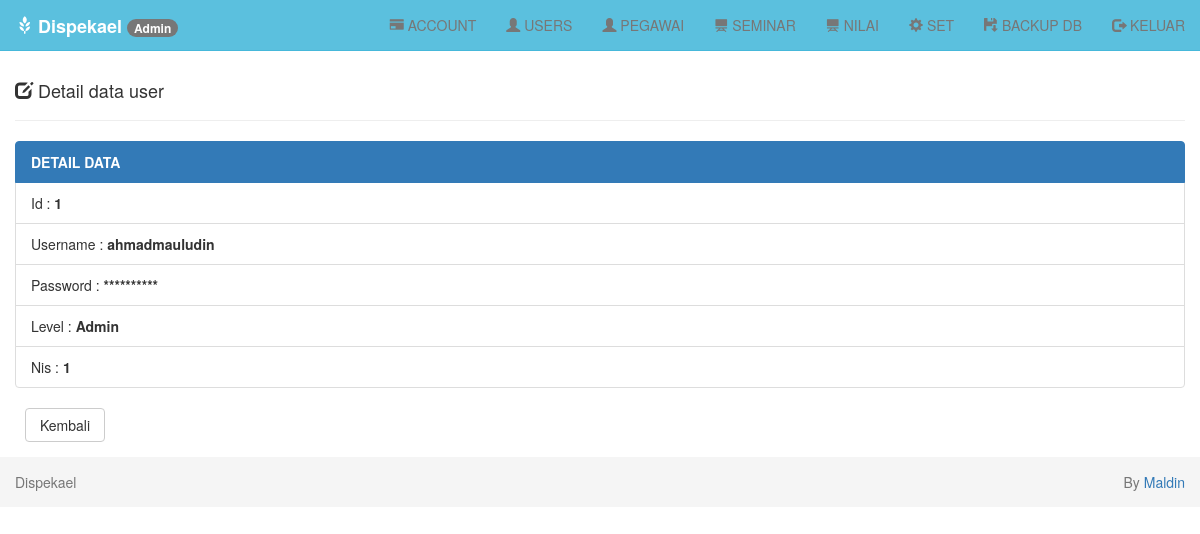
The app's page /index.php?page=detail&id=1 (signed in) with its own data.
### tables this page shows
CREATE TABLE `user` (
  `id` bigint(12) NOT NULL AUTO_INCREMENT,
  `username` varchar(30) NOT NULL,
  `password` varchar(30) NOT NULL,
  `level` varchar(30) NOT NULL,
  `nis` varchar(9) NOT NULL,
  PRIMARY KEY (`id`)
);

### user/detail.php (the view, shortened to what this page needs)
<div class="row">
    <div class="col-md-12">
        <div class="page-header">
            <h4>
                <i class="glyphicon glyphicon-edit"></i>
                Detail data user
            </h4>
        </div>
        <?php
        if (isset($_GET['id'])) {
            $id   = $_GET['id'];
            $query = mysqli_query($db, "SELECT * FROM user WHERE id='$id'") or die('Query Error : ' . mysqli_error($db));
            while ($data  = mysqli_fetch_assoc($query)) {
                $id           = $data['id'];
                $username     = $data['username'];
                $level        = $data['level'];
                $nis          = $data['nis'];
            }
        }
        ?>
        <ul class="list-group">
            <li class="list-group-item active"><b>DETAIL DATA</b></li>
            <li class="list-group-item">Id : <b><?php echo $id; ?></b></li>
            <li class="list-group-item">Username : <b><?php echo $username; ?></b></li>
            <li class="list-group-item">Password : <b>
                    <?php
                    if ($_SESSION['level'] == "Admin") {
                        echo '**********';
                    } else if ($_SESSION['level'] == "User") {
                        echo '$password';
                    }  ?></b></li>
            <li class="list-group-item">Level : <b><?php echo $level; ?></b></li>
            <li class="list-group-item">Nis : <b><?php echo $nis; ?></b></li>
        </ul>
        <?php
        $kembali = "";
        if ($_SESSION['level'] == "Admin" or "Pegawai") {
            $kembali = "user-tampil";
        } else if ($_SESSION['level'] == "User") {
            $kembali = "index.php";
        }
        ?>
        <div class="form-group">
            <a href="?page=<?php echo $kembali ?>" class="btn btn-default btn-reset">Kembali</a>
        </div>
    </div>
</div>
</div>

### assets/css/style.css (style rules this page uses)
body { padding-top: 40px; }
.btn-reset { width: 80px; margin-left: 10px; }

### records on screen
user: id "1", username "ahmadmauludin", level "Admin", nis "1"

### other values on screen
$_SESSION['level'] "Admin"
